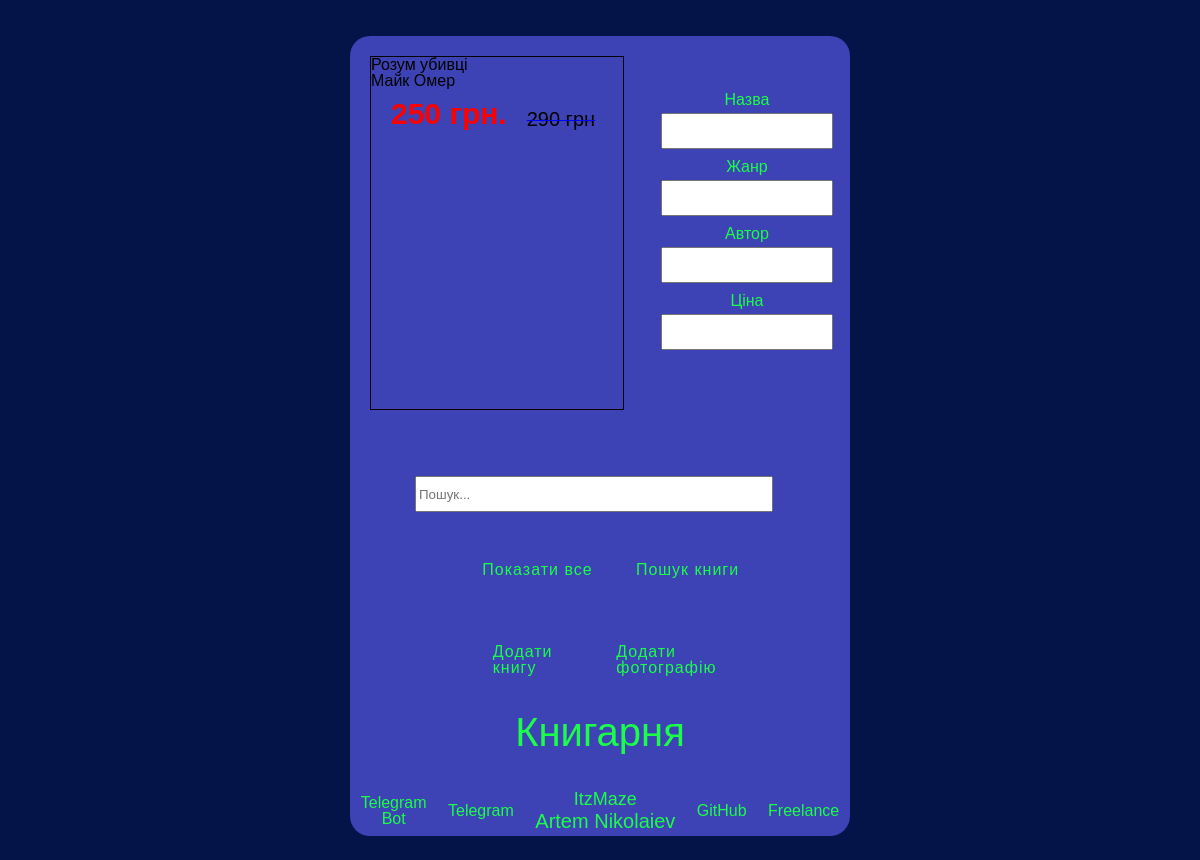
Before: / with the older database file.
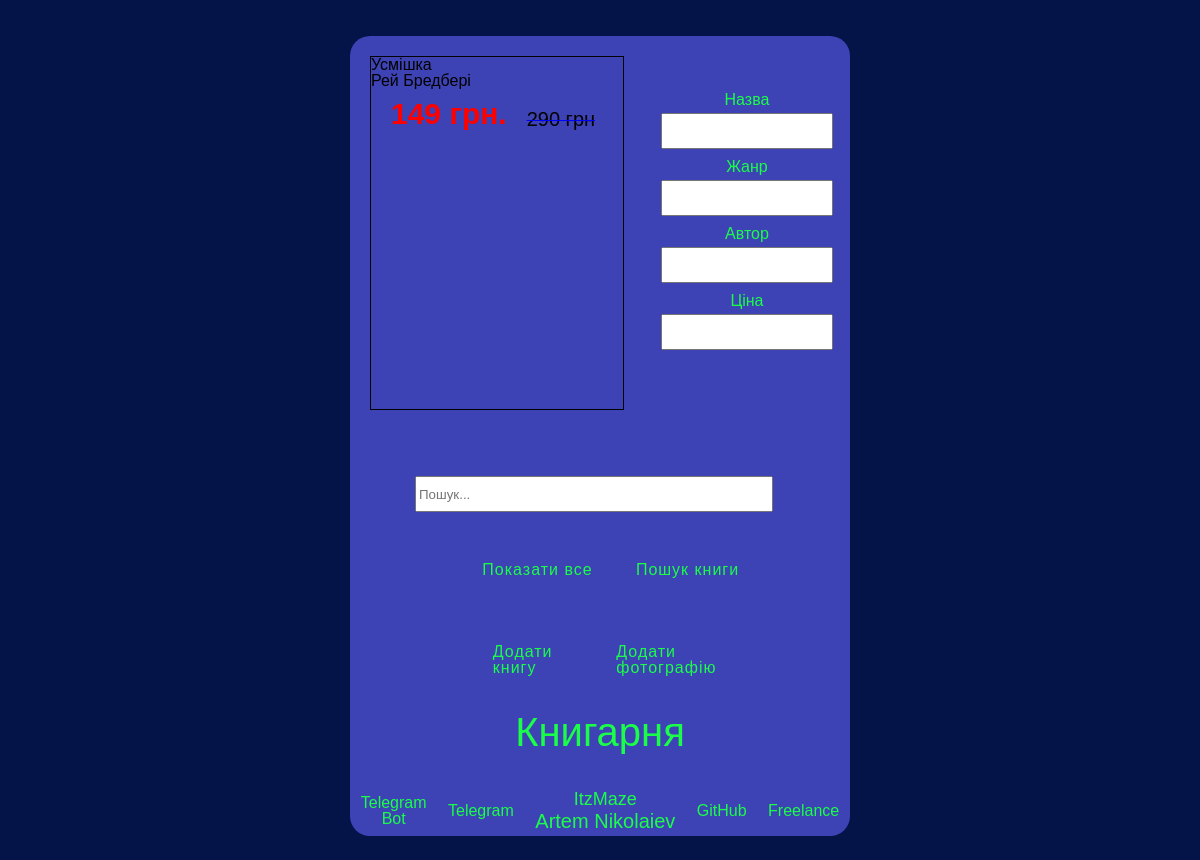
After: the same page with the newer database file.
### tables this page shows
CREATE TABLE books(
            ID INTEGER PRIMARY KEY AUTOINCREMENT,
            NAME TEXT,
            AUTHOR TEXT,
            MAIN_PRICE TEXT,
            DISCOUNT_PRICE TEXT,
            DISCOUNT TEXT,
            PRICE_CURRENCY TEXT
            );

### app.py (the view)
@app.route("/")
def hello_world():
    book = db.first_book()
    book_name = book[0][1]
    book_author = book[0][2]
    book_price = book[0][3]
    book_currency_price = book[0][6]
    if book[0][4] or book[0][5] == "None":
        book_discount_price = ""
        book_discount_procent = ""
        book_currency_discount = ""
    else:
        book_discount_price = book[0][4]
        book_discount_procent = book[0][5]
        book_currency_discount = book[0][6]
    return render_template("index.html",
    book_discount_procent = book_discount_procent,
    book_name = book_name,
    book_author = book_author,
    book_price = book_price,
    book_discount_price = book_discount_price,
    book_currency_price = book_currency_price,
    book_currency_discount = book_currency_discount)

### DataBase_Wrapper.py (called while the page is built)
    def first_book(self):
        self.cursor.execute(self.first_id)
        rows = self.cursor.fetchall()
        book_list = []
        for row in rows:
            book_list.append(row)
        return book_list

### templates/index.html (shortened to what this page needs)
<!DOCTYPE html>
<html lang="en">
<head>
    <link rel="stylesheet" href="{{ url_for('static',filename='css/reset.css') }}">
    <link rel="stylesheet" href="{{ url_for('static',filename='css/main.min.css') }}">
    <link rel="stylesheet" href="{{ url_for('static',filename='css/media.min.css') }}">
</head>
<body>
    <div class="container">
        <div class="header">
            <div class="info-table">
                <div class="book-info">
                    <div>
                        <div class="book_name">{{ book_name }}</div>
                        <div class="author">{{ book_author }}</div>
                    </div>
                    <div>
                        <div class="main_price">{{ book_price }} {{ book_currency_price }}</div>
                        <div class="discount_price">290 грн</div>
                    </div>
                </div>
            </div>
            <div class="inputs">
                <label for="input">Назва</label>
                <input type="text">
                <label for="input">Жанр</label>
                <input type="text">
                <label for="input">Автор</label>
                <input type="text">
                <label for="input">Ціна</label>
                <input type="text">
            </div>
        </div>
        <input type="text" class="search" placeholder="Пошук...">
        <div class="buttons">
            <div class="top-side">
                <div class="svg-wrapper">
                    <svg height="50" width="150" xmlns="http://www.w3.org/2000/svg">
                        <rect class="shape1" height="50" width="150" />
                        <rect class="shape2" height="50" width="150" />
                        <div class="text">Показати все</div>
                    </svg>
                </div>
                <div class="svg-wrapper">
                    <svg height="50" width="150" xmlns="http://www.w3.org/2000/svg">
                        <rect class="shape1" height="50" width="150" />
                        <rect class="shape2" height="50" width="150" />
                        <div class="text">Пошук книги</div>
                    </svg>
                </div>
            </div>
            <div class="bottom-side">
                <div class="svg-wrapper">
                    <svg height="50" width="150" xmlns="http://www.w3.org/2000/svg">
                        <rect class="shape1" height="50" width="150" />
                        <rect class="shape2" height="50" width="150" />
                        <div class="text">Додати книгу</div>
                    </svg>
                </div>
                <div class="svg-wrapper">
                    <svg height="50" width="150" xmlns="http://www.w3.org/2000/svg">
                        <rect class="shape1" height="50" width="150" />
                        <rect class="shape2" height="50" width="150" />
                        <div class="text">Додати фотографію</div>
                    </svg>
                </div>
            </div>
            <div>Книгарня</div>
        </div>
        <div class="contacts">
            <div class="telegram_bot">
                <a href="#">Telegram</a>
                <a href="#">Bot</a>
            </div>
            <div>
                <a href="https://t.me/Itz_Maze">Telegram</a>
            </div>
            <div class="nickname">
                <div>ItzMaze</div>
                <div>Artem Nikolaiev</div>
            </div>
            <div><a href="https://github.com/Nikolaev3Artem">GitHub</a></div>
            <div><a href="https://freelancehunt.com/freelancer/Artik88.html ">Freelance</a></div>
        </div>
    </div>
</body>
</html>

Changed rows visible on the page:
changed books: NAME "Розум убивці" → "Усмішка"; AUTHOR "Майк Омер" → "Рей Бредбері"
